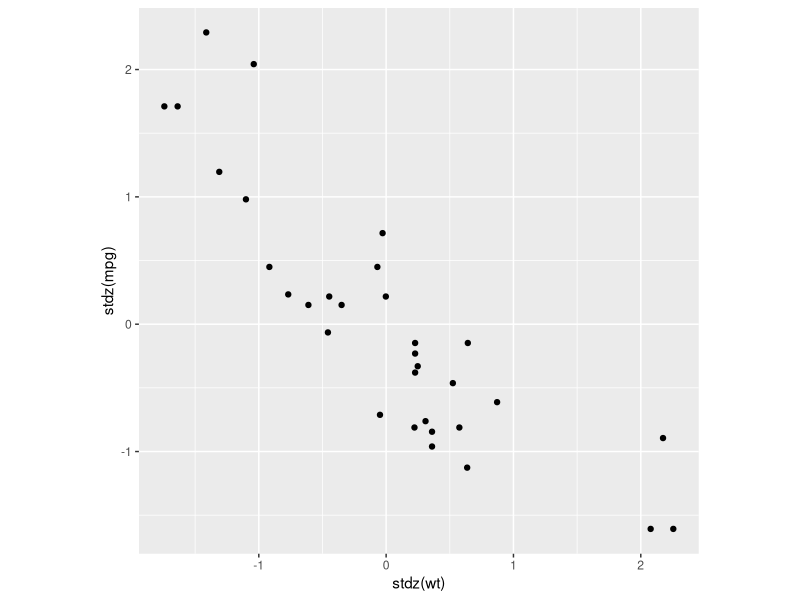
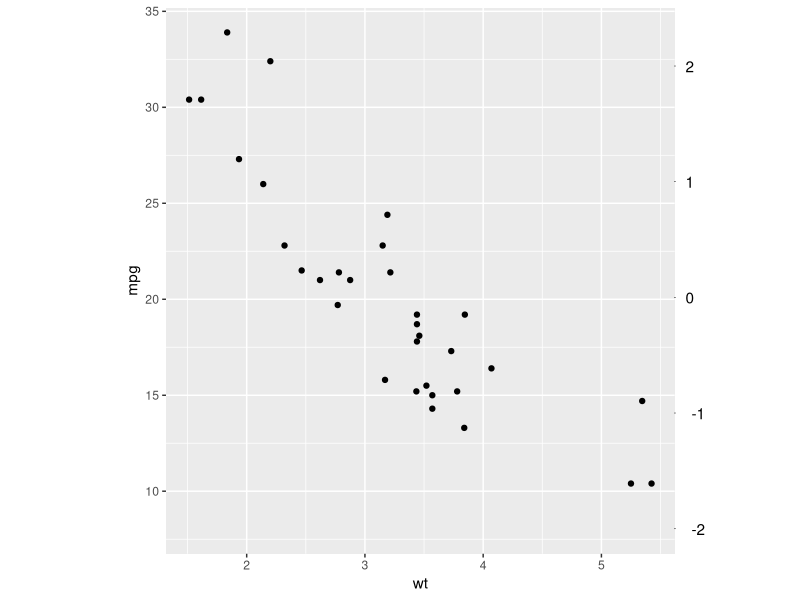

These charts were generated, in order, by the following R code:
## ---- chunk 1
knitr::opts_chunk$set(echo = TRUE)
options(tidyverse.quiet = TRUE)
## ---- chunk 2
library(tidyverse)

stdz <- function(x){
  
  (x-mean(x))/ sd(x)
  
}

mtcars %>% 
  ggplot() + 
  aes(x = stdz(wt)) + 
  aes(y = stdz(mpg)) + 
  geom_point() + 
  coord_equal()

ggplot(mtcars) + 
  aes(x = wt, y = mpg) + 
  geom_point() + 
  coord_equal(sd(mtcars$wt)/sd(mtcars$mpg), clip = "off") +
  geom_point(data = tibble(y = mean(mtcars$mpg) + 
               -2:2*sd(mtcars$mpg)), 
             aes(y = y),
             shape = "-", x = Inf) + 
    geom_text(data = tibble(y = mean(mtcars$mpg) + 
               -2:2*sd(mtcars$mpg)), 
             aes(y = y), label = -2:2, hjust = -1.2,
              x = Inf) 
